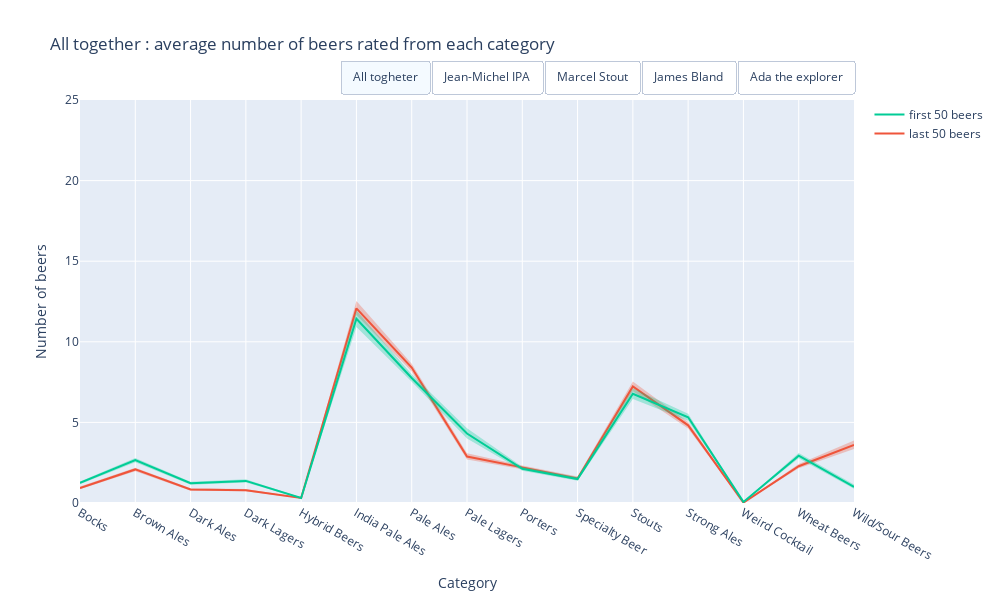

The code cell stored with this chart in its notebook:
### Code cell
# Interactive plot with the different clusters for Kmeans with k = 4
mean_user = df_pivot.copy()

# plotly setup 
fig = go.Figure()

# Add all the traces
x = mean_user.index

for key in mapping_name_idx.keys():
    viz = False
    if key == "All":
        viz = True
    
    #last
    #mean
    fig.add_trace(go.Scatter(x=x, y=mean_user.iloc[:, 25 + mapping_name_idx[key]].values,
                             name='last 50 beers', mode='lines', line_color='rgb(239,85,59)', 
                             visible=viz, showlegend=True))
    #CI low
    fig.add_trace(go.Scatter(x=x, y=mean_user.iloc[:, 15 + mapping_name_idx[key]].values,
                             name='first, CI Low', fill=None, mode='lines', line_width = 0.00,
                             fillcolor='rgba(239,85,59,0.3)', visible=viz, showlegend=False))
    #CI high
    fig.add_trace(go.Scatter(x=x, y=mean_user.iloc[:, 20 + mapping_name_idx[key]].values,
                             name='first, CI high', fill='tonexty', mode='lines', line_width = 0.00,
                             fillcolor='rgba(239,85,59,0.3)', visible=viz, showlegend=False))

    #first
    #mean
    fig.add_trace(go.Scatter(x=x, y=mean_user.iloc[:, 10 + mapping_name_idx[key]].values,
                             name='first 50 beers', mode='lines', line_color = "rgb(0,204,150)",
                             visible=viz, showlegend=True))
    #CI low
    fig.add_trace(go.Scatter(x=x, y=mean_user.iloc[:, 0 + mapping_name_idx[key]].values,
                             name='first, CI Low', fill=None, mode='lines', line_width = 0.00,
                             fillcolor='rgba(0,204,150,0.3)', visible=viz, showlegend=False))
    #CI high
    fig.add_trace(go.Scatter(x=x, y=mean_user.iloc[:, 5 + mapping_name_idx[key]].values,
                             name='first, CI High', fill='tonexty', mode='lines', line_width = 0.00,
                             fillcolor='rgba(0,204,150,0.3)', visible=viz, showlegend=False))

#build 5 mask coresponding to each button
list_0 = [True]*6 + [False]*24
list_1 = [False]*6 + [True]*6 + [False]*18
list_2 = [False]*12 + [True]*6 + [False]*12
list_3 = [False]*18 + [True]*6 + [False]*6
list_4 = [False]*24 + [True]*6

fig.update_layout(
    yaxis_range=[0,25],
    width=1000,
    height=600,
    updatemenus=[
        dict(
            type="buttons",
            direction="right",
            active=0,
            x=1,
            y=1.1,
            buttons=list([
                dict(label="All togheter",
                     method="update",
                     args=[{"visible": list_0},
                           {'title':'All together : average number of beers rated from each category'}]),
                dict(label="Jean-Michel IPA",
                     method="update",
                     args=[{"visible": list_1},
                           {'title' : 'Team "Jean-Michel IPA" : average number of beers rated from each category'}]),
                dict(label="Marcel Stout",
                     method="update",
                     args=[{"visible": list_2},
                           {'title' : 'Team "Marcel Stout" : average number of beers rated from each category'}]),
                dict(label="James Bland",
                     method="update",
                     args=[{"visible": list_3},
                           {'title' : 'Team "James Bland" : average number of beers rated from each category'}]),
                dict(label="Ada the explorer",
                     method="update",
                     args=[{"visible": list_4},
                           {'title' : 'Team "Ada the explorer" : average number of beers rated from each category'}])

            ]),
        )
    ])

# Set title
fig.update_xaxes(title_text="Category")
fig.update_yaxes(title_text="Number of beers")

fig.update_layout({'title' : 'All together : average number of beers rated from each category'})

fig.show()
#fig.write_html("all_first_vs_last.html")

### Figure 1 — Plotly figure (JSON) as saved in the notebook; plotly's stock layout.template omitted (floating-point values rounded to 4 significant figures)
{"data": [{"line": {"color": "rgb(239,85,59)"}, "mode": "lines", "name": "last 50 beers", "showlegend": true, "type": "scatter", "visible": true, "x": ["Bocks", "Brown Ales", "Dark Ales", "Dark Lagers", "Hybrid Beers", "India Pale Ales", "Pale Ales", "Pale Lagers", "Porters", "Specialty Beer", "Stouts", "Strong Ales", "Weird Cocktail", "Wheat Beers", "Wild/Sour Beers"], "y": [0.933, 2.082, 0.8371, 0.7907, 0.3124, 12.08, 8.402, 2.882, 2.21, 1.526, 7.224, 4.819, 0.02165, 2.282, 3.601]}, {"fillcolor": "rgba(239,85,59,0.3)", "line": {"width": 0}, "mode": "lines", "name": "first, CI Low", "showlegend": false, "type": "scatter", "visible": true, "x": ["Bocks", "Brown Ales", "Dark Ales", "Dark Lagers", "Hybrid Beers", "India Pale Ales", "Pale Ales", "Pale Lagers", "Porters", "Specialty Beer", "Stouts", "Strong Ales", "Weird Cocktail", "Wheat Beers", "Wild/Sour Beers"], "y": [0.8546, 1.974, 0.7619, 0.7227, 0.2773, 11.66, 8.16, 2.704, 2.1, 1.42, 6.934, 4.618, 0.0134, 2.161, 3.356]}, {"fill": "tonexty", "fillcolor": "rgba(239,85,59,0.3)", "line": {"width": 0}, "mode": "lines", "name": "first, CI high", "showlegend": false, "type": "scatter", "visible": true, "x": ["Bocks", "Brown Ales", "Dark Ales", "Dark Lagers", "Hybrid Beers", "India Pale Ales", "Pale Ales", "Pale Lagers", "Porters", "Specialty Beer", "Stouts", "Strong Ales", "Weird Cocktail", "Wheat Beers", "Wild/Sour Beers"], "y": [1.021, 2.193, 0.9134, 0.8608, 0.3485, 12.53, 8.644, 3.084, 2.319, 1.643, 7.543, 5.029, 0.03093, 2.416, 3.878]}, {"line": {"color": "rgb(0,204,150)"}, "mode": "lines", "name": "first 50 beers", "showlegend": true, "type": "scatter", "visible": true, "x": ["Bocks", "Brown Ales", "Dark Ales", "Dark Lagers", "Hybrid Beers", "India Pale Ales", "Pale Ales", "Pale Lagers", "Porters", "Specialty Beer", "Stouts", "Strong Ales", "Weird Cocktail", "Wheat Beers", "Wild/Sour Beers"], "y": [1.247, 2.662, 1.225, 1.371, 0.3072, 11.43, 7.753, 4.309, 2.119, 1.487, 6.773, 5.315, 0.06701, 2.936, 1.001]}, {"fillcolor": "rgba(0,204,150,0.3)", "line": {"width": 0}, "mode": "lines", "name": "first, CI Low", "showlegend": false, "type": "scatter", "visible": true, "x": ["Bocks", "Brown Ales", "Dark Ales", "Dark Lagers", "Hybrid Beers", "India Pale Ales", "Pale Ales", "Pale Lagers", "Porters", "Specialty Beer", "Stouts", "Strong Ales", "Weird Cocktail", "Wheat Beers", "Wild/Sour Beers"], "y": [1.159, 2.534, 1.135, 1.271, 0.2722, 10.91, 7.522, 4.006, 2.006, 1.376, 6.444, 5.107, 0.05155, 2.775, 0.8804]}, {"fill": "tonexty", "fillcolor": "rgba(0,204,150,0.3)", "line": {"width": 0}, "mode": "lines", "name": "first, CI High", "showlegend": false, "type": "scatter", "visible": true, "x": ["Bocks", "Brown Ales", "Dark Ales", "Dark Lagers", "Hybrid Beers", "India Pale Ales", "Pale Ales", "Pale Lagers", "Porters", "Specialty Beer", "Stouts", "Strong Ales", "Weird Cocktail", "Wheat Beers", "Wild/Sour Beers"], "y": [1.339, 2.792, 1.314, 1.475, 0.3423, 11.94, 7.989, 4.637, 2.241, 1.609, 7.126, 5.534, 0.08351, 3.104, 1.142]}, {"line": {"color": "rgb(239,85,59)"}, "mode": "lines", "name": "last 50 beers", "showlegend": true, "type": "scatter", "visible": false, "x": ["Bocks", "Brown Ales", "Dark Ales", "Dark Lagers", "Hybrid Beers", "India Pale Ales", "Pale Ales", "Pale Lagers", "Porters", "Specialty Beer", "Stouts", "Strong Ales", "Weird Cocktail", "Wheat Beers", "Wild/Sour Beers"], "y": [0.5314, 1.264, 0.4519, 0.4895, 0.2469, 16.16, 8.142, 2.201, 1.962, 1.201, 7.607, 3.703, 0.008368, 1.824, 4.205]}, {"fillcolor": "rgba(239,85,59,0.3)", "line": {"width": 0}, "mode": "lines", "name": "first, CI Low", "showlegend": false, "type": "scatter", "visible": false, "x": ["Bocks", "Brown Ales", "Dark Ales", "Dark Lagers", "Hybrid Beers", "India Pale Ales", "Pale Ales", "Pale Lagers", "Porters", "Specialty Beer", "Stouts", "Strong Ales", "Weird Cocktail", "Wheat Beers", "Wild/Sour Beers"], "y": [0.4184, 1.1, 0.3515, 0.3891, 0.1883, 15.28, 7.678, 1.912, 1.757, 1.029, 6.958, 3.368, 0, 1.619, 3.703]}, {"fill": "tonexty", "fillcolor": "rgba(239,85,59,0.3)", "line": {"width": 0}, "mode": "lines", "name": "first, CI high", "showlegend": false, "type": "scatter", "visible": false, "x": ["Bocks", "Brown Ales", "Dark Ales", "Dark Lagers", "Hybrid Beers", "India Pale Ales", "Pale Ales", "Pale Lagers", "Porters", "Specialty Beer", "Stouts", "Strong Ales", "Weird Cocktail", "Wheat Beers", "Wild/Sour Beers"], "y": [0.6695, 1.431, 0.5649, 0.59, 0.3096, 17.12, 8.623, 2.544, 2.18, 1.389, 8.339, 4.054, 0.02092, 2.059, 4.766]}, {"line": {"color": "rgb(0,204,150)"}, "mode": "lines", "name": "first 50 beers", "showlegend": true, "type": "scatter", "visible": false, "x": ["Bocks", "Brown Ales", "Dark Ales", "Dark Lagers", "Hybrid Beers", "India Pale Ales", "Pale Ales", "Pale Lagers", "Porters", "Specialty Beer", "Stouts", "Strong Ales", "Weird Cocktail", "Wheat Beers", "Wild/Sour Beers"], "y": [0.5983, 1.732, 0.6151, 0.5481, 0.2343, 22.83, 7.469, 2.013, 1.351, 1.222, 4.556, 4.075, 0.01255, 1.879, 0.8619]}, {"fillcolor": "rgba(0,204,150,0.3)", "line": {"width": 0}, "mode": "lines", "name": "first, CI Low", "showlegend": false, "type": "scatter", "visible": false, "x": ["Bocks", "Brown Ales", "Dark Ales", "Dark Lagers", "Hybrid Beers", "India Pale Ales", "Pale Ales", "Pale Lagers", "Porters", "Specialty Beer", "Stouts", "Strong Ales", "Weird Cocktail", "Wheat Beers", "Wild/Sour Beers"], "y": [0.4937, 1.544, 0.5105, 0.4477, 0.1715, 22.19, 7.05, 1.766, 1.188, 1.05, 4.139, 3.762, 0, 1.669, 0.6778]}, {"fill": "tonexty", "fillcolor": "rgba(0,204,150,0.3)", "line": {"width": 0}, "mode": "lines", "name": "first, CI High", "showlegend": false, "type": "scatter", "visible": false, "x": ["Bocks", "Brown Ales", "Dark Ales", "Dark Lagers", "Hybrid Beers", "India Pale Ales", "Pale Ales", "Pale Lagers", "Porters", "Specialty Beer", "Stouts", "Strong Ales", "Weird Cocktail", "Wheat Beers", "Wild/Sour Beers"], "y": [0.7155, 1.925, 0.7364, 0.6695, 0.3013, 23.54, 7.916, 2.293, 1.519, 1.439, 4.979, 4.406, 0.02929, 2.113, 1.151]}, {"line": {"color": "rgb(239,85,59)"}, "mode": "lines", "name": "last 50 beers", "showlegend": true, "type": "scatter", "visible": false, "x": ["Bocks", "Brown Ales", "Dark Ales", "Dark Lagers", "Hybrid Beers", "India Pale Ales", "Pale Ales", "Pale Lagers", "Porters", "Specialty Beer", "Stouts", "Strong Ales", "Weird Cocktail", "Wheat Beers", "Wild/Sour Beers"], "y": [0.551, 1.878, 0.602, 0.5459, 0.2449, 11.47, 7.041, 1.638, 2.577, 1.485, 10.19, 5.092, 0.005102, 1.878, 4.801]}, {"fillcolor": "rgba(239,85,59,0.3)", "line": {"width": 0}, "mode": "lines", "name": "first, CI Low", "showlegend": false, "type": "scatter", "visible": false, "x": ["Bocks", "Brown Ales", "Dark Ales", "Dark Lagers", "Hybrid Beers", "India Pale Ales", "Pale Ales", "Pale Lagers", "Porters", "Specialty Beer", "Stouts", "Strong Ales", "Weird Cocktail", "Wheat Beers", "Wild/Sour Beers"], "y": [0.4388, 1.653, 0.4847, 0.4235, 0.1786, 10.68, 6.592, 1.367, 2.327, 1.265, 9.469, 4.628, 0, 1.648, 4.179]}, {"fill": "tonexty", "fillcolor": "rgba(239,85,59,0.3)", "line": {"width": 0}, "mode": "lines", "name": "first, CI high", "showlegend": false, "type": "scatter", "visible": false, "x": ["Bocks", "Brown Ales", "Dark Ales", "Dark Lagers", "Hybrid Beers", "India Pale Ales", "Pale Ales", "Pale Lagers", "Porters", "Specialty Beer", "Stouts", "Strong Ales", "Weird Cocktail", "Wheat Beers", "Wild/Sour Beers"], "y": [0.6786, 2.128, 0.7347, 0.6837, 0.3163, 12.38, 7.51, 1.969, 2.837, 1.75, 10.98, 5.607, 0.01531, 2.107, 5.471]}, {"line": {"color": "rgb(0,204,150)"}, "mode": "lines", "name": "first 50 beers", "showlegend": true, "type": "scatter", "visible": false, "x": ["Bocks", "Brown Ales", "Dark Ales", "Dark Lagers", "Hybrid Beers", "India Pale Ales", "Pale Ales", "Pale Lagers", "Porters", "Specialty Beer", "Stouts", "Strong Ales", "Weird Cocktail", "Wheat Beers", "Wild/Sour Beers"], "y": [0.8163, 2.505, 0.9592, 0.6327, 0.2806, 9.872, 4.75, 1.296, 3.097, 1.342, 15.15, 6.168, 0.07653, 1.551, 1.505]}, {"fillcolor": "rgba(0,204,150,0.3)", "line": {"width": 0}, "mode": "lines", "name": "first, CI Low", "showlegend": false, "type": "scatter", "visible": false, "x": ["Bocks", "Brown Ales", "Dark Ales", "Dark Lagers", "Hybrid Beers", "India Pale Ales", "Pale Ales", "Pale Lagers", "Porters", "Specialty Beer", "Stouts", "Strong Ales", "Weird Cocktail", "Wheat Beers", "Wild/Sour Beers"], "y": [0.6735, 2.224, 0.7947, 0.5051, 0.2092, 9.087, 4.398, 1.112, 2.801, 1.133, 14.48, 5.673, 0.04082, 1.316, 1.179]}, {"fill": "tonexty", "fillcolor": "rgba(0,204,150,0.3)", "line": {"width": 0}, "mode": "lines", "name": "first, CI High", "showlegend": false, "type": "scatter", "visible": false, "x": ["Bocks", "Brown Ales", "Dark Ales", "Dark Lagers", "Hybrid Beers", "India Pale Ales", "Pale Ales", "Pale Lagers", "Porters", "Specialty Beer", "Stouts", "Strong Ales", "Weird Cocktail", "Wheat Beers", "Wild/Sour Beers"], "y": [0.9694, 2.796, 1.139, 0.7806, 0.3571, 10.64, 5.112, 1.505, 3.439, 1.587, 15.89, 6.75, 0.1224, 1.827, 1.918]}, {"line": {"color": "rgb(239,85,59)"}, "mode": "lines", "name": "last 50 beers", "showlegend": true, "type": "scatter", "visible": false, "x": ["Bocks", "Brown Ales", "Dark Ales", "Dark Lagers", "Hybrid Beers", "India Pale Ales", "Pale Ales", "Pale Lagers", "Porters", "Specialty Beer", "Stouts", "Strong Ales", "Weird Cocktail", "Wheat Beers", "Wild/Sour Beers"], "y": [1.631, 2.617, 1.22, 1.27, 0.2979, 10.15, 9.511, 4.652, 2.163, 1.688, 5.298, 4.681, 0.02837, 2.894, 1.901]}, {"fillcolor": "rgba(239,85,59,0.3)", "line": {"width": 0}, "mode": "lines", "name": "first, CI Low", "showlegend": false, "type": "scatter", "visible": false, "x": ["Bocks", "Brown Ales", "Dark Ales", "Dark Lagers", "Hybrid Beers", "India Pale Ales", "Pale Ales", "Pale Lagers", "Porters", "Specialty Beer", "Stouts", "Strong Ales", "Weird Cocktail", "Wheat Beers", "Wild/Sour Beers"], "y": [1.34, 2.326, 0.9858, 1.064, 0.2057, 9.077, 8.95, 4.092, 1.887, 1.383, 4.752, 4.177, 0.007092, 2.539, 1.482]}, {"fill": "tonexty", "fillcolor": "rgba(239,85,59,0.3)", "line": {"width": 0}, "mode": "lines", "name": "first, CI high", "showlegend": false, "type": "scatter", "visible": false, "x": ["Bocks", "Brown Ales", "Dark Ales", "Dark Lagers", "Hybrid Beers", "India Pale Ales", "Pale Ales", "Pale Lagers", "Porters", "Specialty Beer", "Stouts", "Strong Ales", "Weird Cocktail", "Wheat Beers", "Wild/Sour Beers"], "y": [2, 2.915, 1.475, 1.504, 0.3972, 11.33, 10.16, 5.321, 2.475, 2.113, 5.972, 5.206, 0.05674, 3.298, 2.496]}, {"line": {"color": "rgb(0,204,150)"}, "mode": "lines", "name": "first 50 beers", "showlegend": true, "type": "scatter", "visible": false, "x": ["Bocks", "Brown Ales", "Dark Ales", "Dark Lagers", "Hybrid Beers", "India Pale Ales", "Pale Ales", "Pale Lagers", "Porters", "Specialty Beer", "Stouts", "Strong Ales", "Weird Cocktail", "Wheat Beers", "Wild/Sour Beers"], "y": [1.794, 2.723, 1.426, 3.348, 0.383, 3.298, 7.78, 13.62, 1.56, 1.418, 3.511, 3.95, 0.156, 4.745, 0.2837]}, {"fillcolor": "rgba(0,204,150,0.3)", "line": {"width": 0}, "mode": "lines", "name": "first, CI Low", "showlegend": false, "type": "scatter", "visible": false, "x": ["Bocks", "Brown Ales", "Dark Ales", "Dark Lagers", "Hybrid Beers", "India Pale Ales", "Pale Ales", "Pale Lagers", "Porters", "Specialty Beer", "Stouts", "Strong Ales", "Weird Cocktail", "Wheat Beers", "Wild/Sour Beers"], "y": [1.539, 2.397, 1.199, 3.035, 0.2766, 2.858, 7.191, 12.77, 1.312, 1.163, 3.092, 3.553, 0.09929, 4.27, 0.1915]}, {"fill": "tonexty", "fillcolor": "rgba(0,204,150,0.3)", "line": {"width": 0}, "mode": "lines", "name": "first, CI High", "showlegend": false, "type": "scatter", "visible": false, "x": ["Bocks", "Brown Ales", "Dark Ales", "Dark Lagers", "Hybrid Beers", "India Pale Ales", "Pale Ales", "Pale Lagers", "Porters", "Specialty Beer", "Stouts", "Strong Ales", "Weird Cocktail", "Wheat Beers", "Wild/Sour Beers"], "y": [2.092, 3.071, 1.681, 3.667, 0.4925, 3.816, 8.348, 14.63, 1.823, 1.73, 3.986, 4.348, 0.2128, 5.22, 0.3901]}, {"line": {"color": "rgb(239,85,59)"}, "mode": "lines", "name": "last 50 beers", "showlegend": true, "type": "scatter", "visible": false, "x": ["Bocks", "Brown Ales", "Dark Ales", "Dark Lagers", "Hybrid Beers", "India Pale Ales", "Pale Ales", "Pale Lagers", "Porters", "Specialty Beer", "Stouts", "Strong Ales", "Weird Cocktail", "Wheat Beers", "Wild/Sour Beers"], "y": [1.117, 2.49, 1.051, 0.9239, 0.3909, 10.59, 8.84, 3.282, 2.195, 1.685, 6.206, 5.409, 0.03553, 2.543, 3.246]}, {"fillcolor": "rgba(239,85,59,0.3)", "line": {"width": 0}, "mode": "lines", "name": "first, CI Low", "showlegend": false, "type": "scatter", "visible": false, "x": ["Bocks", "Brown Ales", "Dark Ales", "Dark Lagers", "Hybrid Beers", "India Pale Ales", "Pale Ales", "Pale Lagers", "Porters", "Specialty Beer", "Stouts", "Strong Ales", "Weird Cocktail", "Wheat Beers", "Wild/Sour Beers"], "y": [0.9949, 2.317, 0.9289, 0.8173, 0.3299, 10, 8.467, 2.995, 2.036, 1.51, 5.822, 5.089, 0.01777, 2.338, 2.878]}, {"fill": "tonexty", "fillcolor": "rgba(239,85,59,0.3)", "line": {"width": 0}, "mode": "lines", "name": "first, CI high", "showlegend": false, "type": "scatter", "visible": false, "x": ["Bocks", "Brown Ales", "Dark Ales", "Dark Lagers", "Hybrid Beers", "India Pale Ales", "Pale Ales", "Pale Lagers", "Porters", "Specialty Beer", "Stouts", "Strong Ales", "Weird Cocktail", "Wheat Beers", "Wild/Sour Beers"], "y": [1.251, 2.66, 1.185, 1.038, 0.4518, 11.18, 9.256, 3.604, 2.36, 1.878, 6.602, 5.736, 0.05584, 2.75, 3.68]}, {"line": {"color": "rgb(0,204,150)"}, "mode": "lines", "name": "first 50 beers", "showlegend": true, "type": "scatter", "visible": false, "x": ["Bocks", "Brown Ales", "Dark Ales", "Dark Lagers", "Hybrid Beers", "India Pale Ales", "Pale Ales", "Pale Lagers", "Porters", "Specialty Beer", "Stouts", "Strong Ales", "Weird Cocktail", "Wheat Beers", "Wild/Sour Beers"], "y": [1.66, 3.282, 1.655, 1.53, 0.3376, 8.193, 9.409, 3.868, 2.297, 1.744, 5.119, 6.132, 0.06345, 3.619, 1.091]}, {"fillcolor": "rgba(0,204,150,0.3)", "line": {"width": 0}, "mode": "lines", "name": "first, CI Low", "showlegend": false, "type": "scatter", "visible": false, "x": ["Bocks", "Brown Ales", "Dark Ales", "Dark Lagers", "Hybrid Beers", "India Pale Ales", "Pale Ales", "Pale Lagers", "Porters", "Specialty Beer", "Stouts", "Strong Ales", "Weird Cocktail", "Wheat Beers", "Wild/Sour Beers"], "y": [1.518, 3.076, 1.505, 1.388, 0.2817, 7.772, 9.084, 3.612, 2.119, 1.556, 4.865, 5.792, 0.04061, 3.365, 0.9036]}, {"fill": "tonexty", "fillcolor": "rgba(0,204,150,0.3)", "line": {"width": 0}, "mode": "lines", "name": "first, CI High", "showlegend": false, "type": "scatter", "visible": false, "x": ["Bocks", "Brown Ales", "Dark Ales", "Dark Lagers", "Hybrid Beers", "India Pale Ales", "Pale Ales", "Pale Lagers", "Porters", "Specialty Beer", "Stouts", "Strong Ales", "Weird Cocktail", "Wheat Beers", "Wild/Sour Beers"], "y": [1.817, 3.49, 1.812, 1.673, 0.3934, 8.602, 9.772, 4.127, 2.48, 1.977, 5.386, 6.477, 0.08883, 3.898, 1.338]}], "layout": {"height": 600, "title": {"text": "All together : average number of beers rated from each category"}, "updatemenus": [{"active": 0, "buttons": [{"args": [{"visible": [true, true, true, true, true, true, false, false, false, false, false, false, false, false, false, false, false, false, false, false, false, false, false, false, false, false, false, false, false, false]}, {"title": "All together : average number of beers rated from each category"}], "label": "All togheter", "method": "update"}, {"args": [{"visible": [false, false, false, false, false, false, true, true, true, true, true, true, false, false, false, false, false, false, false, false, false, false, false, false, false, false, false, false, false, false]}, {"title": "Team \"Jean-Michel IPA\" : average number of beers rated from each category"}], "label": "Jean-Michel IPA", "method": "update"}, {"args": [{"visible": [false, false, false, false, false, false, false, false, false, false, false, false, true, true, true, true, true, true, false, false, false, false, false, false, false, false, false, false, false, false]}, {"title": "Team \"Marcel Stout\" : average number of beers rated from each category"}], "label": "Marcel Stout", "method": "update"}, {"args": [{"visible": [false, false, false, false, false, false, false, false, false, false, false, false, false, false, false, false, false, false, true, true, true, true, true, true, false, false, false, false, false, false]}, {"title": "Team \"James Bland\" : average number of beers rated from each category"}], "label": "James Bland", "method": "update"}, {"args": [{"visible": [false, false, false, false, false, false, false, false, false, false, false, false, false, false, false, false, false, false, false, false, false, false, false, false, true, true, true, true, true, true]}, {"title": "Team \"Ada the explorer\" : average number of beers rated from each category"}], "label": "Ada the explorer", "method": "update"}], "direction": "right", "type": "buttons", "x": 1, "y": 1.1}], "width": 1000, "xaxis": {"title": {"text": "Category"}}, "yaxis": {"range": [0, 25], "title": {"text": "Number of beers"}}}}
